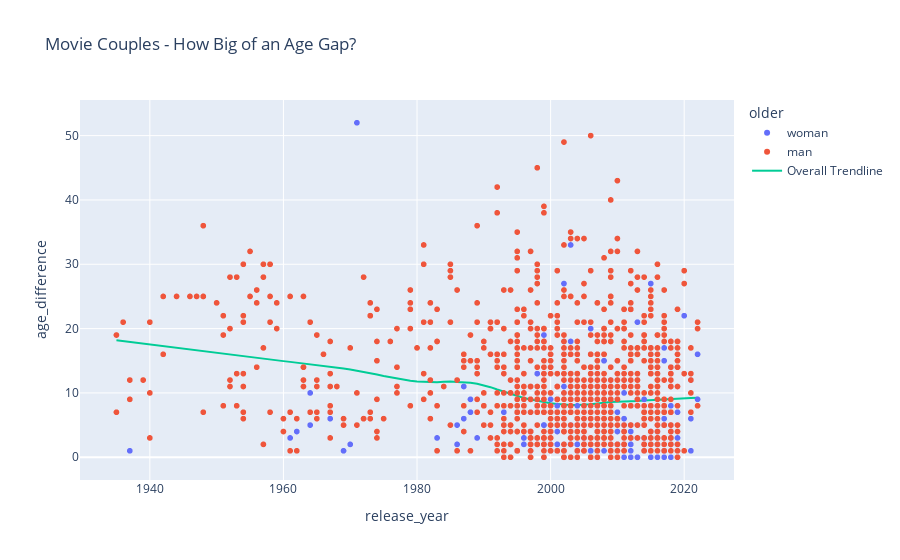

The notebook cell this image was saved under:
### Code cell
fig = px.scatter(df, x="release_year", y="age_difference", color="older", trendline="lowess", trendline_scope="overall", title= "Movie Couples - How Big of an Age Gap?")
fig.show()

### Figure 1 — Plotly figure (JSON) as saved in the notebook; plotly's stock layout.template omitted (floating-point values rounded to 4 significant figures; data arrays with more than 128 entries replaced by an {"elided": "..."} marker saying what was removed)
{"data": [{"hovertemplate": "older=woman<br>release_year=%{x}<br>age_difference=%{y}<extra></extra>", "legendgroup": "woman", "marker": {"color": "#636efa", "symbol": "circle"}, "mode": "markers", "name": "woman", "showlegend": true, "type": "scattergl", "x": {"elided": "208 int values"}, "xaxis": "x", "y": {"elided": "208 int values"}, "yaxis": "y"}, {"hovertemplate": "older=man<br>release_year=%{x}<br>age_difference=%{y}<extra></extra>", "legendgroup": "man", "marker": {"color": "#EF553B", "symbol": "circle"}, "mode": "markers", "name": "man", "showlegend": true, "type": "scattergl", "x": {"elided": "947 int values"}, "xaxis": "x", "y": {"elided": "947 int values"}, "yaxis": "y"}, {"hovertemplate": "<b>LOWESS trendline</b><br><br>release_year=%{x}<br>age_difference=%{y} <b>(trend)</b><extra></extra>", "legendgroup": "Overall Trendline", "line": {"color": "#00cc96"}, "mode": "lines", "name": "Overall Trendline", "showlegend": true, "type": "scatter", "x": {"elided": "1155 int values"}, "xaxis": "x", "y": {"elided": "1155 float values"}, "yaxis": "y"}], "layout": {"legend": {"title": {"text": "older"}, "tracegroupgap": 0}, "title": {"text": "Movie Couples - How Big of an Age Gap?"}, "xaxis": {"anchor": "y", "domain": [0, 1], "title": {"text": "release_year"}}, "yaxis": {"anchor": "x", "domain": [0, 1], "title": {"text": "age_difference"}}}}
